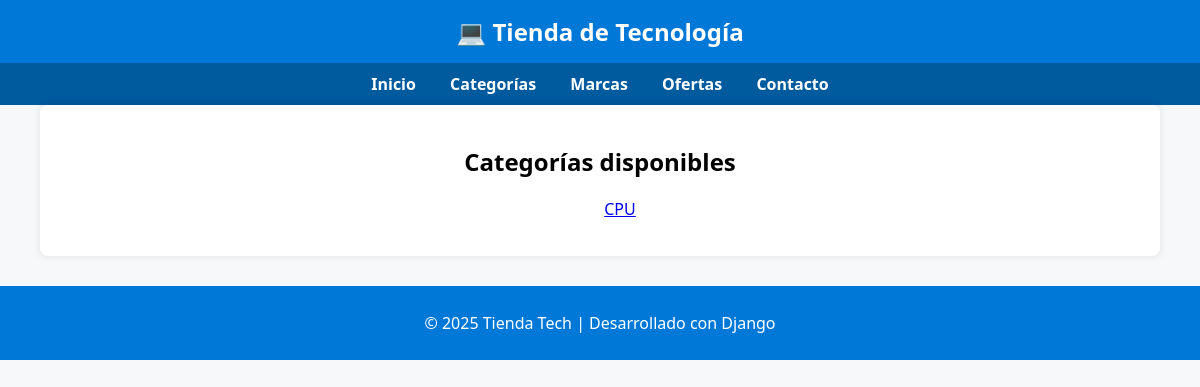
The app's page /store/categories/, older data.
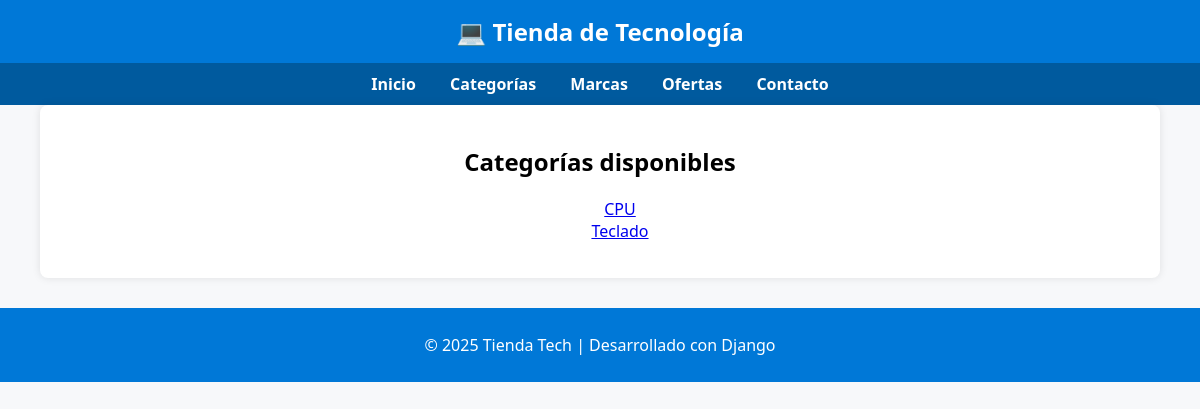
The same page, newer data.
### store/models.py (models this page shows, shortened)
class TimeStampedModel(models.Model):
    created_at = models.DateTimeField(auto_now_add=True)  # Se setea al crear
    updated_at = models.DateTimeField(auto_now=True)      # Se actualiza en cada guardado
    class Meta:
        abstract = True  # No crear tabla para este mixin

class Category(TimeStampedModel):
    name = models.CharField(max_length=100, unique=True)  # Nombre visible
    slug = models.SlugField(max_length=120, unique=True)  # Para URL amigable (/laptops/)
    class Meta:
        ordering = ['name']  # Orden alfabético por defecto en consultas
        verbose_name = 'Categoría'
        verbose_name_plural = 'Categorías'

### store/views.py (the view)
# urls.py: path('categories/', views.categories_list, name='categories'),
def categories_list(request):
    categories = Category.objects.all().order_by('name')
    return render(request, 'store/categories.html', {'categories': categories})

### store/templates/store/categories.html (shortened to what this page needs)
{% extends 'store/base.html' %}
{% block content %}
<h2 style="text-align:center;">Categorías disponibles</h2>
<ul style="list-style:none; text-align:center;">
    {% for c in categories %}
    <li><a href="/store/category/{{ c.slug }}/">{{ c.name }}</a></li>
    {% empty %}
    <li>No hay categorías disponibles.</li>
    {% endfor %}
</ul>
{% endblock %}

Row changes from the older to the newer data that the page shows:
added Category: name "Teclado"
